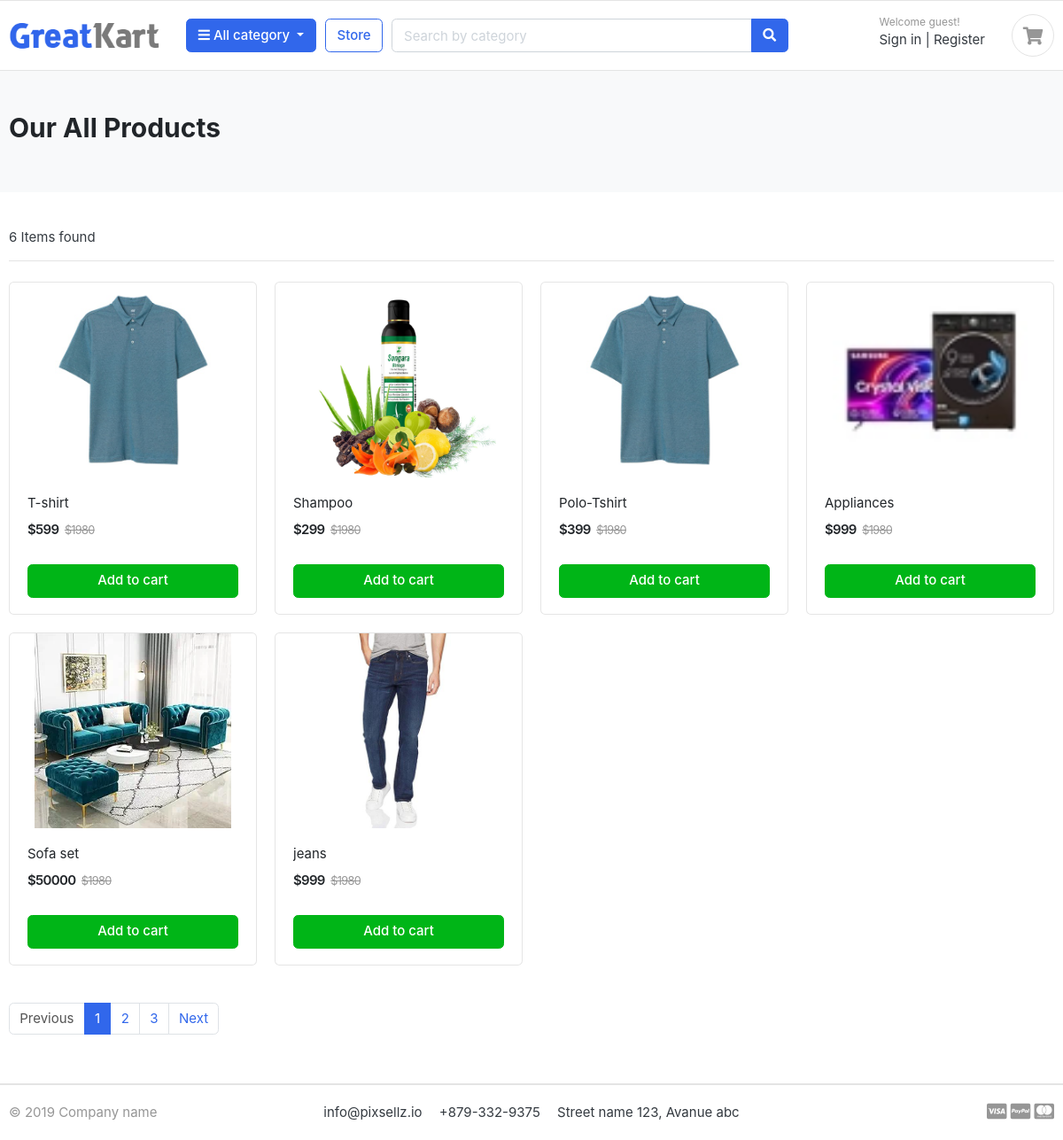
/store/, run on the app's committed database.
### store/models.py (models this page shows, shortened)
class Product(models.Model):
    product_name = models.CharField(max_length=200, unique=True)
    slug = models.SlugField(max_length=200, unique=True)
    description = models.TextField(max_length=500, blank=True)
    price = models.IntegerField()
    images = models.ImageField(upload_to='photos/products')
    stock = models.IntegerField()
    is_available = models.BooleanField(default=True)
    category = models.ForeignKey(Category, on_delete=models.CASCADE)
    created_date = models.DateTimeField(auto_now_add=True)
    modified_date = models.DateTimeField(auto_now=True)
    def get_url(self):
        return reverse('product_detail', args=[self.category.slug, self.slug])

### store/views.py (the view)
# urls.py: path('store/', include('store.urls')),
def store(request, category_name=None):
    products = Product.objects.all().filter(is_available=True)
    products_count = products.count()
    category = Category.objects.all()
    if category_name:
        categories = get_object_or_404(Category, slug=category_name)
        products = Product.objects.all().filter(category=categories)
        products_count = products.count()
    context = {'products': products, 'products_count': products_count,'categories': category}
    return render(request, 'store.html', context)

### templates/store.html (shortened to what this page needs)
{% extends 'base.html' %}
{% load static %}
{% block content %}
<section class="section-pagetop bg">
<div class="container">
	<h2 class="title-page">Our All Products</h2>
</div>
</section>
<section class="section-content padding-y">
<div class="container">
<div class="row">
	<main class="col-md-12">
<header class="border-bottom mb-4 pb-3">
		<div class="form-inline">
			<span class="mr-md-auto">{{ products_count }} Items found </span>
		</div>
</header>
<div class="row">
    {% for product in products %}
	<div class="col-md-3">
		<figure class="card card-product-grid">
			<div class="img-wrap">
				<a href="{{ product.get_url }}"><img src="{{ product.images.url }}"></a>
			</div>
			<figcaption class="info-wrap">
				<div class="fix-height">
					<a href="{{ product.get_url }}" class="title">{{ product.product_name }}</a>
					<div class="price-wrap mt-2">
						<span class="price">${{ product.price }}</span>
						<del class="price-old">$1980</del>
					</div>
				</div>
				<a href="{{ product.get_url }}" class="btn btn-block btn-success">Add to cart </a>
			</figcaption>
		</figure>
	</div>
    {% endfor %}
</div>
<nav class="mt-4" aria-label="Page navigation sample">
  <ul class="pagination">
    <li class="page-item disabled"><a class="page-link" href="#">Previous</a></li>
    <li class="page-item active"><a class="page-link" href="#">1</a></li>
    <li class="page-item"><a class="page-link" href="#">2</a></li>
    <li class="page-item"><a class="page-link" href="#">3</a></li>
    <li class="page-item"><a class="page-link" href="#">Next</a></li>
  </ul>
</nav>
	</main>
</div>
</div>
</section>
{% endblock %}

### templates/base.html (shortened to what this page needs)
{% load static %}
<!DOCTYPE HTML>
<html lang="en">
<head>
<link href="{% static 'css/bootstrap.css' %}" rel="stylesheet" type="text/css"/>
<link href="{% static 'fonts/fontawesome/css/all.min.css' %}" type="text/css" rel="stylesheet">
<link href="{% static 'css/ui.css' %}" rel="stylesheet" type="text/css"/>
<link href="{% static 'css/responsive.css' %} " rel="stylesheet" media="only screen and (max-width: 1200px)" />
</head>
<body>
{% block nav %}
{% include 'navbar.html' %}
{% endblock %}
{% block content %}{% endblock %}
{% include 'footer.html' %}

### templates/navbar.html (shortened to what this page needs)
{% load static %}
<header class="section-header">
<section class="header-main border-bottom">
	<div class="container">
<div class="row align-items-center">
	<div class="col-lg-2 col-md-3 col-6">
		<a href="{% url 'home' %}" class="brand-wrap">
			<img class="logo" src="{% static './images/logo.png' %}">
		</a>
	</div>
	<div class="col-lg col-sm col-md col-6 flex-grow-0">
		<div class="category-wrap dropdown d-inline-block float-right">
			<button type="button" class="btn btn-primary dropdown-toggle" data-toggle="dropdown">
				<i class="fa fa-bars"></i> All category
			</button>
		</div>
	</div>
	<a href="{% url 'store' %}" class="btn btn-outline-primary">Store</a>
	<div class="col-lg  col-md-6 col-sm-12 col">
		<form action="#" method="GET" class="search">
			<div class="input-group w-100">
				<input type="text" class="form-control" style="width:60%;" name="category" placeholder="Search by category">
				<div class="input-group-append">
					<button class="btn btn-primary" type="submit">
						<i class="fa fa-search"></i>
					</button>
				</div>
			</div>
		</form>
	</div>
	<div class="col-lg-3 col-sm-6 col-8 order-2 order-lg-3">
				<div class="d-flex justify-content-end mb-3 mb-lg-0">
					<div class="widget-header">
						{%  if user.is_authenticated %}
						<small class="title text-muted">Welcome {{ user.username }}!</small>
						<div>
							<a href="#">Logout</a>
						</div>
						{% else %}
						<small class="title text-muted">Welcome guest!</small>
						<div>
							<a href="./signin.html">Sign in</a> <span class="dark-transp"> | </span>
							<a href="./register.html"> Register</a>
						</div>
						{% endif %}
					</div>
					<a href="{% url 'cart' %}" class="widget-header pl-3 ml-3">
						<div class="icon icon-sm rounded-circle border"><i class="fa fa-shopping-cart"></i></div>
					</a>
				</div>
			</div>
</div>
	</div>
</section>
</header>

### templates/footer.html
{% load static %}
<footer class="section-footer border-top">
	<div class="container">
		<section class="footer-bottom border-top row">
			<div class="col-md-2">
				<p class="text-muted"> &copy 2019 Company name </p>
			</div>
			<div class="col-md-8 text-md-center">
				<span  class="px-2">info@pixsellz.io</span>
				<span  class="px-2">+879-332-9375</span>
				<span  class="px-2">Street name 123, Avanue abc</span>
			</div>
			<div class="col-md-2 text-md-right text-muted">
				<i class="fab fa-lg fa-cc-visa"></i>
				<i class="fab fa-lg fa-cc-paypal"></i>
				<i class="fab fa-lg fa-cc-mastercard"></i>
			</div>
		</section>
	</div>
</footer>

### static/css/ui.css (style rules this page uses)
html { font-family: "Inter", sans-serif; font-size: 15px; }
.img-wrap { text-align: center; display: block; }
.img-wrap img { max-width: 100%; }
.price-wrap { letter-spacing: -0.7px; }
.icon-xs, .icon-sm, .icon-md, .icon-lg { display: inline-block; text-align: center; flex-shrink: 0; flex-grow: 0; }
.icon-sm { width: 48px; height: 48px; line-height: 48px !important; font-size: 20px; }
.padding-y { padding-top: 40px; padding-bottom: 40px; }
figure { margin-bottom: 0; }
.bg { background-color: #f8f9fa; }
.title-page { color: #212529; }
p:last-child { margin-bottom: 0; }
.header-main { position: relative; padding-top: 1rem; padding-bottom: 1rem; }
.brand-wrap .logo, .navbar-brand .logo { margin-right: 7px; max-height: 42px; display: inline-block; }
.widget-header { display: inline-block; vertical-align: middle; position: relative; }
.widget-header a { color: #343a40; }
.widget-header i { color: #969696; }
.widget-header .title { display: block; }
.footer-bottom { padding-top: 20px; padding-bottom: 20px; }
[class*=card-product] a.title { color: #212529; display: block; }
[class*=card-product] .img-wrap { overflow: hidden; position: relative; }
[class*=card-product] .img-wrap img { height: 100%; max-width: 100%; width: auto; display: inline-block; -o-object-fit: cover; object-fit: cover; }
.card-product-grid { margin-bottom: 20px; }
.card-product-grid .img-wrap { border-radius: 0.2rem 0.2rem 0 0; height: 220px; }
.card-product-grid .info-wrap { overflow: hidden; padding: 18px 20px; }
.card-product-grid .fix-height { height: 80px; overflow: hidden; }
.card .img-wrap { overflow: hidden; }
.price { font-weight: 600; color: #212529; }
.price-old { color: #969696; margin-left: 3px; font-size: 85%; }
.section-pagetop { padding: 45px 0; }

### data on the page
Product: images (picture), product_name "T-shirt", price "599"
Product: images (picture), product_name "Shampoo", price "299"
Product: images (picture), product_name "Polo-Tshirt", price "399"
Product: images (picture), product_name "Appliances", price "999"
Product: images (picture), product_name "Sofa set", price "50000"
Product: images (picture), product_name "jeans", price "999"

### other printed values
{{ products_count }} "6"
